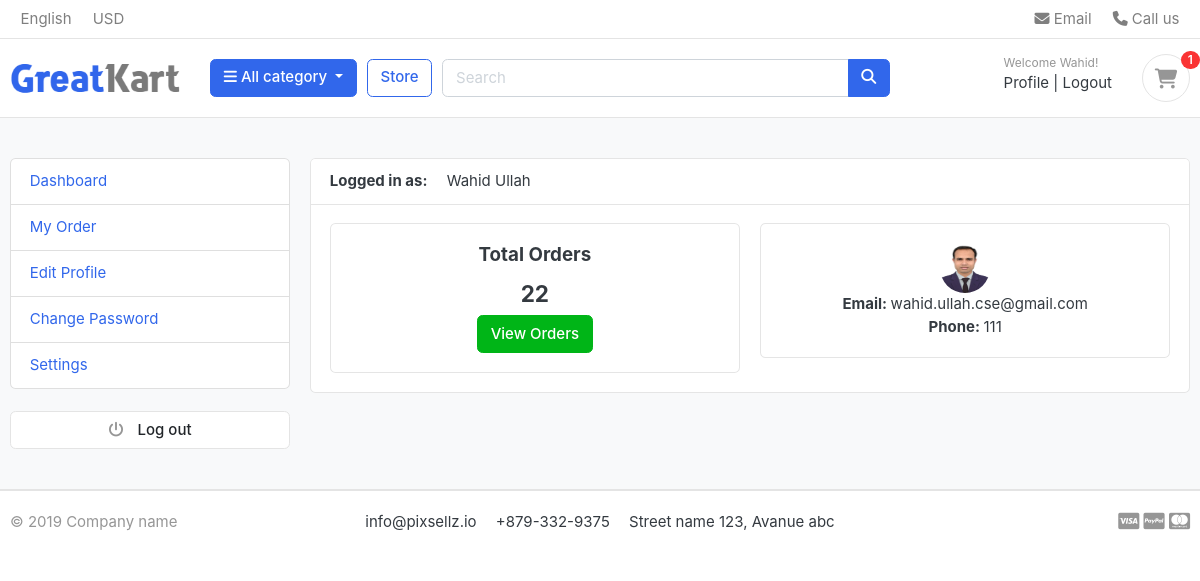
Page /account/dashboard/ (signed in) on the committed database.
### account/models.py (models this page shows, shortened)
class Account(AbstractBaseUser):
    first_name = models.CharField(max_length=50)
    last_name = models.CharField(max_length=50)
    username = models.CharField(max_length=50, unique=True)
    email = models.EmailField(max_length=100, unique=True)
    phone_number = models.CharField(max_length=50)
    date_joined = models.DateTimeField(auto_now_add=True)
    last_login = models.DateTimeField(auto_now_add=True)
    is_admin = models.BooleanField(default=False)
    is_staff = models.BooleanField(default=False)
    is_active = models.BooleanField(default=False)
    is_superadmin = models.BooleanField(default=False)
    USERNAME_FIELD = 'email'
    REQUIRED_FIELDS = ['username', 'first_name', 'last_name']
    objects = MyAccountManager()
    def full_name(self):
        return f'{self.first_name} {self.last_name}'

class UserProfile(models.Model):
    user = models.OneToOneField(Account, on_delete=models.CASCADE)
    address_line_1 = models.CharField(max_length=100, blank=True)
    address_line_2 = models.CharField(max_length=100, blank=True)
    profile_image = models.ImageField(upload_to='front/user_image')
    city = models.CharField(max_length=50, blank=True)
    state = models.CharField(max_length=50, blank=True)
    country = models.CharField(max_length=50, blank=True)

### account/views.py (the view)
# urls.py: path('dashboard/', views.dashboard, name='dashboard'),
@login_required
def dashboard(request):
    orders = Order.objects.order_by('-created_at').filter(user_id = request.user.id, is_ordered=True)
    order_count = orders.count()
    user_profile = UserProfile.objects.get(user_id=request.user.id)
    context = {
        'order_count': order_count,
        'user_profile': user_profile,
    }
    return render(request, 'account/dashboard.html', context)

### cart/context_processors.py (called while the page is built)
def counter(request):
    cart_count = 0
    if 'admin' in request.path:
        return {}
    else:
        try:
            cart = Cart.objects.filter(cart_id=_cart_id(request))
            if request.user.is_authenticated:
                cart_items = CartItem.objects.all().filter(user=request.user)
            else:
                cart_items = CartItem.objects.all().filter(cart=cart[:1])
            for cart_item in cart_items:
                cart_count += cart_item.quantity
        except Cart.DoesNotExist:
            cart_count = 0
    return dict(cart_count=cart_count)

### cart/views.py (called while the page is built)
def _cart_id(request):
    cart = request.session.session_key
    if not cart:
        request.session.create()  # it does not return anything. that is why `cart = request.session.create()` will not work
        cart = request.session.session_key
    return cart  # Ultimately return cart

### category/context_processors.py (called while the page is built)
def manu_links(request):
    links = Category.objects.all().filter(is_active=True)
    return dict(links=links)

### category/models.py (called while the page is built)
    def get_url(self):
        return reverse('store:products_by_category', args=[self.slug])

### templates/account/dashboard.html (shortened to what this page needs)
{% extends 'base.html' %}
{% load static %}
{% block body_block %}
<section class="section-conten padding-y bg">
    <div class="container">
        <div class="row">
            {% include 'partials/dashboard_include.html' %}
            <main class="col-md-9">
                <article class="card">
                    <header class="card-header">
                        <strong class="d-inline-block mr-3">Logged in as:</strong>
                        <span>{{ user.full_name }}</span>
                    </header>
                    <div class="card-body">
                        <div class="row">
                            <div class="col-md-6">
                                <div class="card text-center">
                                    <div class="card-body">
                                        <h5 class="card-title text-center">Total Orders</h5>
                                        <h4 class="text-center">{{order_count}}</h4>
                                        <a href="{% url 'account:my_order' %}" class="btn btn-success btn-center">View Orders</a>
                                    </div>
                                </div>
                            </div>
                            <div class="col-md-6">
                                <div class="card text-center">
                                    <div class="card-body">
                                        {% if user_profile %}
                                        <img src="{{user_profile.profile_image.url}}" alt="image name" width="50" height="50" style="border-radius:50%">
                                        {% else %}
                                        <img src="https://www.w3schools.com/howto/img_avatar.png" alt="image name" width="50" height="50" style="border-radius:50%">
                                        {% endif %}
                                        <p class="mb-0"><strong>Email: </strong>{{ user.email }}</p>
                                        <p><strong>Phone: </strong>{{ user.phone_number }}</p>
                                    </div>
                                </div>
                            </div>
                        </div>
                    </div>
                </article>
            </main>
        </div>
    </div>
</section>
{% endblock %}

### templates/partials/header.html (shortened to what this page needs)
{% load static %}
<header class="section-header">
    <nav class="navbar p-md-0 navbar-expand-sm navbar-light border-bottom">
        <div class="container">
            <div class="collapse navbar-collapse" id="navbarTop4">
                <ul class="navbar-nav mr-auto">
                    <li class="nav-item dropdown">
                        <a href="#" class="nav-link"> English </a>
                    </li>
                    <li class="nav-item dropdown">
                        <a href="#" class="nav-link"> USD </a>
                    </li>
                </ul>
                <ul class="navbar-nav">
                    <li><a href="#" class="nav-link"> <i class="fa fa-envelope"></i> Email </a></li>
                    <li><a href="#" class="nav-link"> <i class="fa fa-phone"></i> Call us </a></li>
                </ul>
            </div>
        </div>
    </nav>
    <section class="header-main border-bottom">
        <div class="container">
            <div class="row align-items-center">
                <div class="col-lg-2 col-md-3 col-6">
                    <a href="{% url 'home' %}" class="brand-wrap">
                        <img class="logo" src="{% static 'front/images/logo.png' %}">
                    </a>
                </div>
                <div class="col-lg col-sm col-md col-6 flex-grow-0">
                    <div class="category-wrap dropdown d-inline-block float-right">
                        <button type="button" class="btn btn-primary dropdown-toggle" data-toggle="dropdown">
                            <i class="fa fa-bars"></i> All category
                        </button>
                    </div>
                </div>
                <a href="{% url 'store:store' %}" class="btn btn-outline-primary">Store</a>
                <div class="col-lg  col-md-6 col-sm-12 col">
                    <form action="{% url 'store:product_search' %}" class="search" method="GET">
                        <div class="input-group w-100">
                            <input type="text" name="keyword" class="form-control" style="width:60%;" placeholder="Search">
                            <div class="input-group-append">
                                <button class="btn btn-primary" type="submit">
                                    <i class="fa fa-search"></i>
                                </button>
                            </div>
                        </div>
                    </form>
                </div>
                <div class="col-lg-3 col-sm-6 col-8 order-2 order-lg-3">
                    <div class="d-flex justify-content-end mb-3 mb-lg-0">
                        {% if user.id is None %}
                        <div class="widget-header">
                            <small class="title text-muted">Welcome guest!</small>
                            <div>
                                <a href="{% url 'account:login'%}">Sign in</a> <span class="dark-transp"> | </span>
                                <a href="{% url 'account:register'%}"> Register</a>
                            </div>
                        </div>
                        {% else %}
                        <div class="widget-header">
                            <small class="title text-muted">Welcome {{user.first_name}}!</small>
                            <div>
                                <a href="{% url 'account:dashboard' %}">Profile</a> <span class="dark-transp"> | </span>
                                <a href="{% url 'account:logout'%}"> Logout</a>
                            </div>
                        </div>
                        {% endif %}
                        <a href="{% url 'cart:cart' %}" class="widget-header pl-3 ml-3">
                            <div class="icon icon-sm rounded-circle border"><i class="fa fa-shopping-cart"></i></div>
                            <span class="badge badge-pill badge-danger notify">{{ cart_count }}</span>
                        </a>
                    </div>
                </div>
            </div>
        </div>
    </section>
</header>

### static/front/css/ui.css (style rules this page uses)
html { font-family: "Inter", sans-serif; font-size: 15px; }
.icon-xs, .icon-sm, .icon-md, .icon-lg { display: inline-block; text-align: center; flex-shrink: 0; flex-grow: 0; }
.icon-sm { width: 48px; height: 48px; line-height: 48px !important; font-size: 20px; }
.padding-y { padding-top: 40px; padding-bottom: 40px; }
article:after, .form-group:after { display: block; clear: both; content: ""; }
.bg { background-color: #f8f9fa; }
p:last-child { margin-bottom: 0; }
.header-main { position: relative; padding-top: 1rem; padding-bottom: 1rem; }
.brand-wrap .logo, .navbar-brand .logo { margin-right: 7px; max-height: 42px; display: inline-block; }
.widget-header { display: inline-block; vertical-align: middle; position: relative; }
.widget-header a { color: #343a40; }
.widget-header i { color: #969696; }
.widget-header .title { display: block; }
.widget-header .notify { position: absolute; top: -3px; right: -10px; }
.notify { position: absolute; top: -4px; right: -10px; display: inline-block; padding: 0.25em 0.6em; font-size: 12px; line-height: 1; text-align: center; border-radius: 3rem; color: #fff; background-color: #fa3434; }

### rows in the picture
Account: first_name "Wahid", full_name "Wahid Ullah", email "wahid.ullah.cse@gmail.com", phone_number "111"
UserProfile: profile_image (picture)

### other values in the picture
{{ cart_count }} "1"
{{ order_count }} "22"
